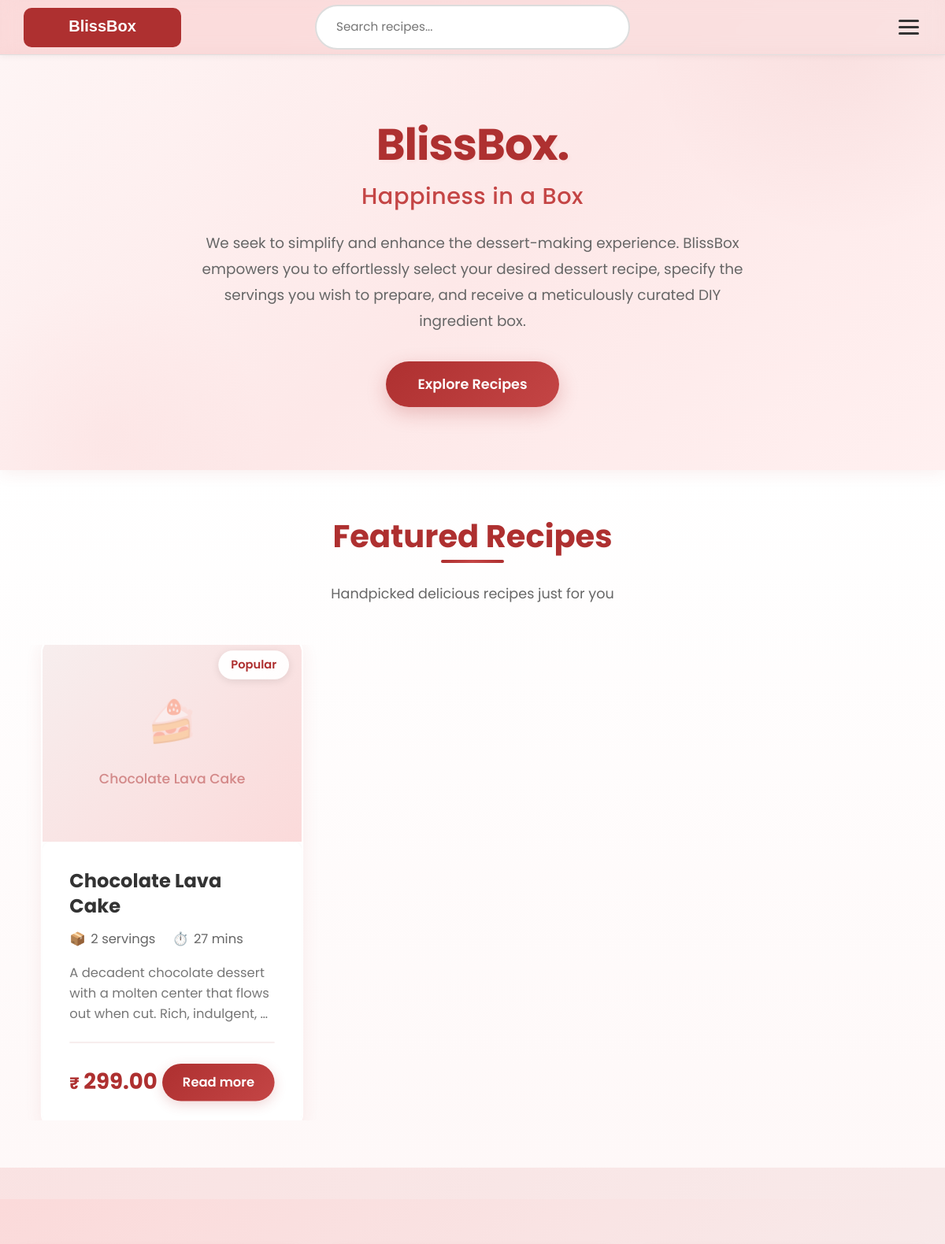
The app's page / (upper part), older data.
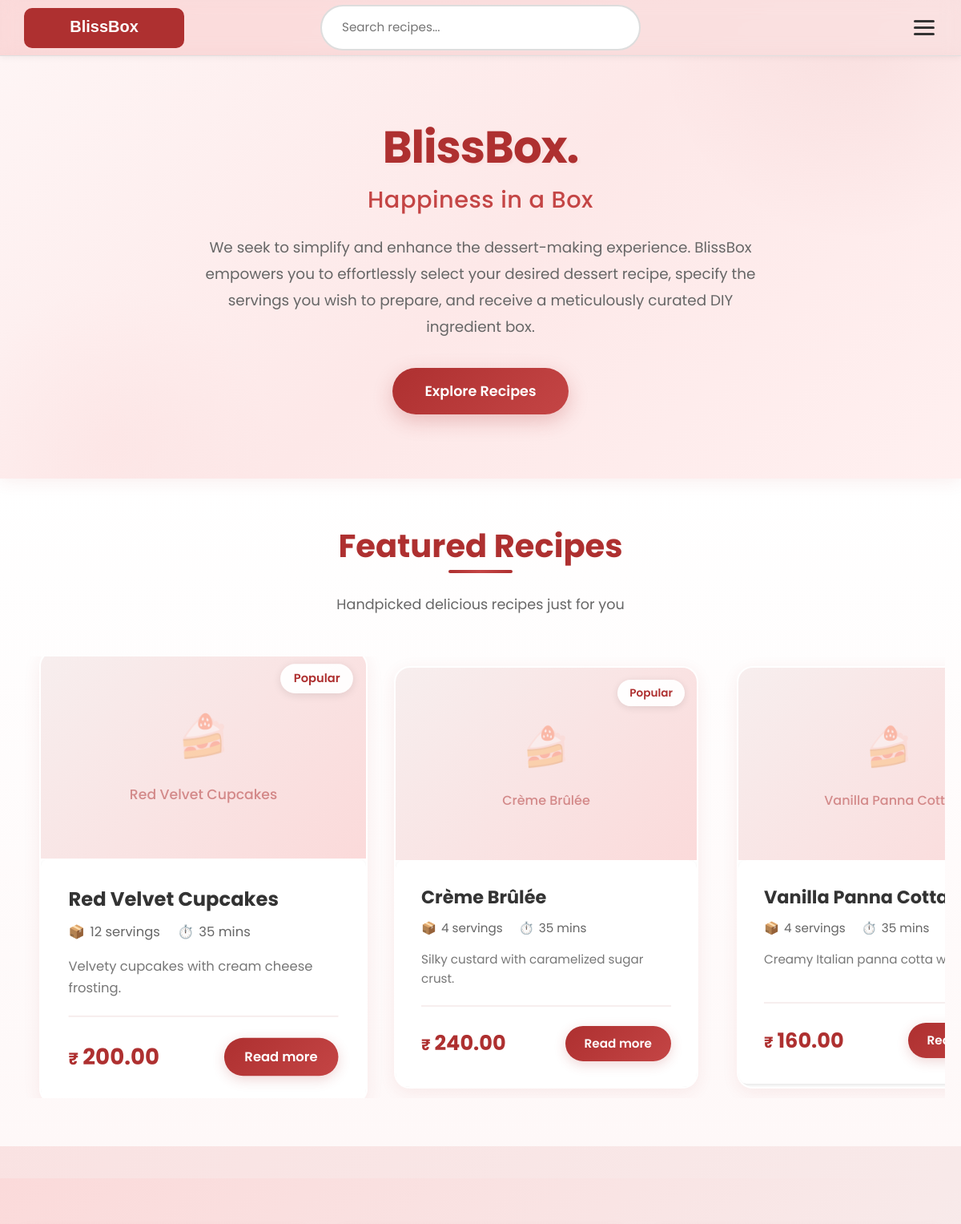
The same page, newer data.
### recipes/models.py (models this page shows, shortened)
class Recipe(models.Model):
    DIFFICULTY_LEVELS = [
        ('easy', 'Easy'),
        ('medium', 'Medium'),
        ('hard', 'Hard'),
    ]
    name = models.CharField(max_length=300)
    slug = models.SlugField(unique=True)
    description = models.TextField()
    category = models.ForeignKey(
        RecipeCategory,
        on_delete=models.SET_NULL,
        null=True,
        related_name='recipes'
    )
    dietary_tags = models.ManyToManyField(DietaryTag, blank=True)
    difficulty = models.CharField(
        max_length=10,
        choices=DIFFICULTY_LEVELS,
        default='easy'
    )
    featured_image = models.ImageField(
        upload_to='recipes/',
        null=True,
        blank=True
    )
    instructions = models.TextField()
    prep_time_minutes = models.IntegerField(default=0)
    cook_time_minutes = models.IntegerField(default=0)
    default_servings = models.PositiveIntegerField(default=2)
    min_servings = models.PositiveIntegerField(default=1)
    max_servings = models.PositiveIntegerField(default=12)
    base_price = models.DecimalField(
        max_digits=10,
        decimal_places=2,
        validators=[MinValueValidator(Decimal('0.01'))]
    )
    is_published = models.BooleanField(default=False)
    is_seasonal = models.BooleanField(default=False)
    available_from = models.DateField(null=True, blank=True)
    available_until = models.DateField(null=True, blank=True)
    created_by = models.ForeignKey(
        'users.CustomUser',
        on_delete=models.SET_NULL,
        null=True
    )
    created_at = models.DateTimeField(auto_now_add=True)
    updated_at = models.DateTimeField(auto_now=True)
    class Meta:
        ordering = ['-created_at']
        indexes = [
            models.Index(fields=['slug']),
            models.Index(fields=['is_published', '-created_at']),
        ]
    @property
    def total_time_minutes(self):
        return self.prep_time_minutes + self.cook_time_minutes

### recipes/views.py (the view)
# urls.py: path('', views.RecipeListView.as_view(), name='home'),
class RecipeListView(ListView):
    model = Recipe
    template_name = 'recipes/recipe_list.html'
    context_object_name = 'recipes'
    paginate_by = 12
    def get_queryset(self):
        return Recipe.objects.filter(is_published=True).prefetch_related('ingredients__ingredient')
    def get_context_data(self, **kwargs):
        context = super().get_context_data(**kwargs)
        context['categories'] = RecipeCategory.objects.all()
        return context

### templates/recipes/recipe_list.html (shortened to what this page needs)
{% extends 'base.html' %}
{% load static %}
{% block content %}
<div class="hero-section">
    <div class="hero-content">
        <h1 class="hero-title">BlissBox.</h1>
        <h3 class="hero-subtitle">Happiness in a Box</h3>
        <p class="hero-description">
            We seek to simplify and enhance the dessert-making experience. BlissBox empowers you to effortlessly
            select your desired dessert recipe, specify the servings you wish to prepare, and receive a meticulously
            curated DIY ingredient box.
        </p>
        <a href="#recipes" class="cta-button">Explore Recipes</a>
    </div>
</div>
<div class="recipes-section" id="recipes">
    <div class="section-header">
        <h2 class="section-title">Featured Recipes</h2>
        <p class="section-subtitle">Handpicked delicious recipes just for you</p>
    </div>
    {% if recipes %}
    <div class="recipe-slider">
    <div class="recipe-grid">
        {% for recipe in recipes %}
        <div class="recipe-card">
            <div class="recipe-image-container">
                {% if recipe.featured_image %}
                <img src="{{ recipe.featured_image.url }}"
                     alt="{{ recipe.name }}"
                     class="recipe-image">
                {% else %}
                <div class="no-image-placeholder">
                    <div class="no-image-icon">🍰</div>
                    <div class="no-image-text">{{ recipe.name }}</div>
                </div>
                {% endif %}
                <div class="recipe-badge">Popular</div>
            </div>
            <div class="recipe-content">
                <h2 class="recipe-title">
                    <a href="{% url 'recipes:detail' slug=recipe.slug %}">
                        {{ recipe.name }}
                    </a>
                </h2>
                <div class="recipe-meta">
                    <div class="meta-item">
                        <span class="meta-icon">📦</span>
                        <span>{{ recipe.default_servings }} servings</span>
                    </div>
                    <div class="meta-item">
                        <span class="meta-icon">⏱️</span>
                        <span>{{ recipe.total_time_minutes }} mins</span>
                    </div>
                </div>
                <p class="recipe-description">{{ recipe.description|truncatewords:15 }}</p>
                <div class="recipe-footer">
                    <div class="recipe-price">
                        <span class="currency">₹</span>
                        <span>{{ recipe.base_price }}</span>
                    </div>
                    <a href="{% url 'recipes:detail' slug=recipe.slug %}" class="view-details-btn">
                        Read more
                    </a>
                </div>
            </div>
        </div>
        {% endfor %}
    </div>
    </div>
    {% else %}
    <div class="empty-state">
        <div class="empty-icon">🍰</div>
        <h3 class="empty-title">No recipes available at the moment.</h3>
        <p style="color: #999; margin-top: 10px;">Check back soon for delicious new recipes!</p>
    </div>
    {% endif %}
</div>
<div class="features-section">
</div>
{% endblock %}

Row changes from the older to the newer data that the page shows:
removed Recipe: name "Chocolate Lava Cake", default_servings "2", total_time_minutes "27", description "A decadent chocolate dessert with a molten center that flows out when cut. Rich, indulgent, …", base_price "299.00"
added Recipe: name "Red Velvet Cupcakes", default_servings "12", total_time_minutes "35", description "Velvety cupcakes with cream cheese frosting.", base_price "200.00"
added Recipe: name "Crème Brûlée", default_servings "4", total_time_minutes "35", description "Silky custard with caramelized sugar crust.", base_price "240.00"
added Recipe: name "Vanilla Panna…", default_servings "4", total_time_minutes "35", description "Creamy Italian panna cotta…", base_price "160.00"
